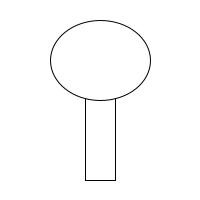
Frame 1 (no input)
Frame 60 (the mouse pressed at the canvas centre just before this capture): identical to frame 1, image omitted
Frame 120 (the mouse held since frame 60 and released just before this capture): identical to frame 1, image omitted

The Processing sketch that drew this single still picture (run headless with seeded random() and noise(); from frame 60 on, the mouse is pressed at the canvas centre):

// Processing sketch: opdracht_9_9
// ── opdracht_9_9.pde
void setup(){
  size (200,200);
}

void draw(){
  background (255,255,255);
  tekenBoom(85,90,30,90,100,60,100,80);
}
void tekenBoom(int x1, int y1, int w1, int l1, int x2, int y2, int w2, int l2) {
  rect(x1,y1,w1,l1);
  ellipse(x2,y2,w2,l2);
}
